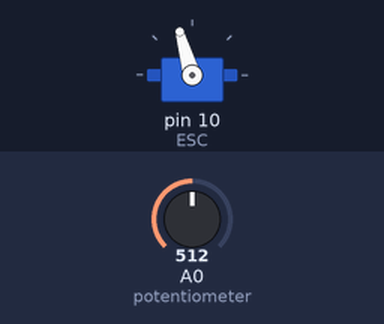
Bench run of a sketch on a simulated Arduino Uno, built with avr-gcc and run on an emulated ATmega328P. Parts: servo. The test bench sets the inputs (shaded band); at power-on: A0 (potentiometer) = 512. What the sketch prints to the serial monitor is not drawn.

Above: at 1.2 s.
1.3 s: A0 (potentiometer) set to 0
At 1.6 s:
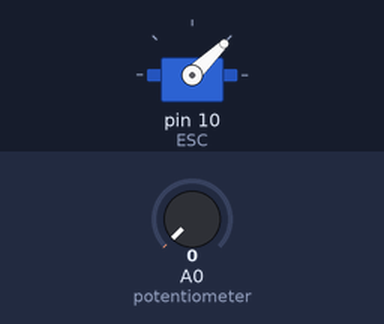
2.8 s: A0 (potentiometer) set to 306
At 3.9 s:
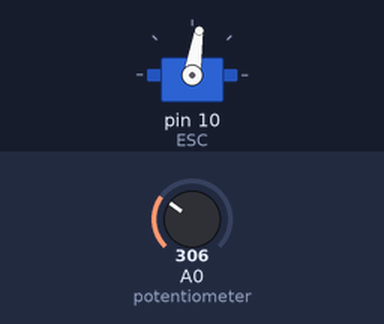
4.3 s: A0 (potentiometer) set to 1023
At 5.1 s:
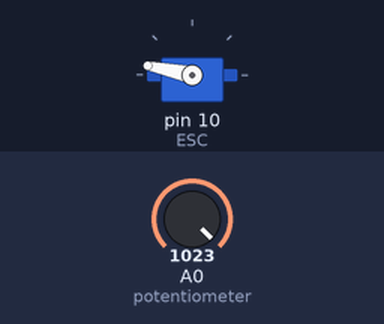
5.8 s: A0 (potentiometer) set to 900
At 6.2 s:
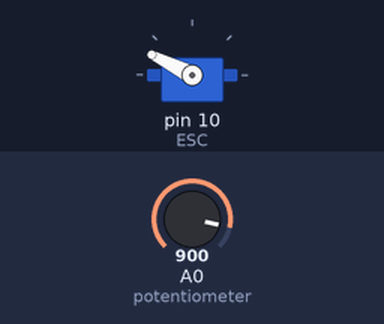
7.3 s: A0 (potentiometer) set to 716
At 8.5 s:
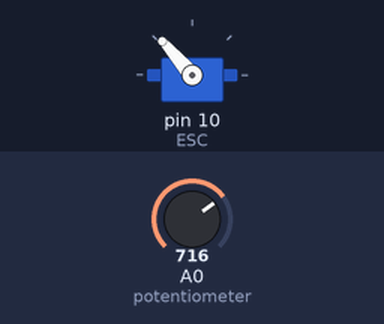
8.8 s: A0 (potentiometer) set to 511
At 9.6 s:
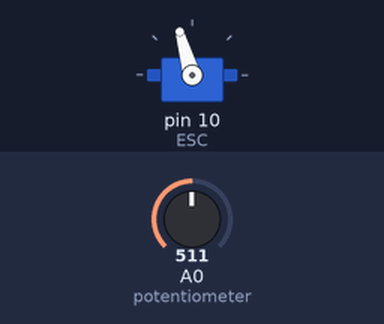
Timing chart, 0 to 11.3 s (numbered marks = the images above; inputs shaded):
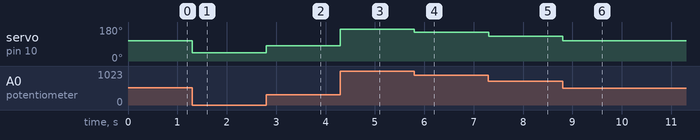

Measured:
- after the input at 1.3 s, servo on pin 10 (ESC): 106° → 44° at once
- after the input at 2.8 s, servo on pin 10 (ESC): 44° → 81° at once
- after the input at 4.3 s, servo on pin 10 (ESC): 81° → 168° at once
- after the input at 5.8 s, servo on pin 10 (ESC): 168° → 153° at once
- after the input at 7.3 s, servo on pin 10 (ESC): 153° → 131° at once
- after the input at 8.8 s, servo on pin 10 (ESC): 131° → 106° at once

The sketch:

bldc_motor.ino
```cpp
#include <Servo.h>

Servo ESC;     // create servo object to control the ESC

int potValue,potValue1;  // value from the analog pin

void setup() {
  // Attach the ESC on pin 9
  Serial.begin(115200);
  ESC.attach(10); // (pin, min pulse width, max pulse width in microseconds)
}

void loop() {
  potValue = analogRead(A0);   // reads the value of the potentiometer (value between 0 and 1023)
  potValue1 = map(potValue, 0, 800, 1000, 2000);   // scale it to use it with the servo library (value between 0 and 180)
  Serial.print(potValue);
  Serial.print(" , ");
  Serial.println(potValue1);
  ESC.write(potValue1);    // Send the signal to the ESC
}
```
